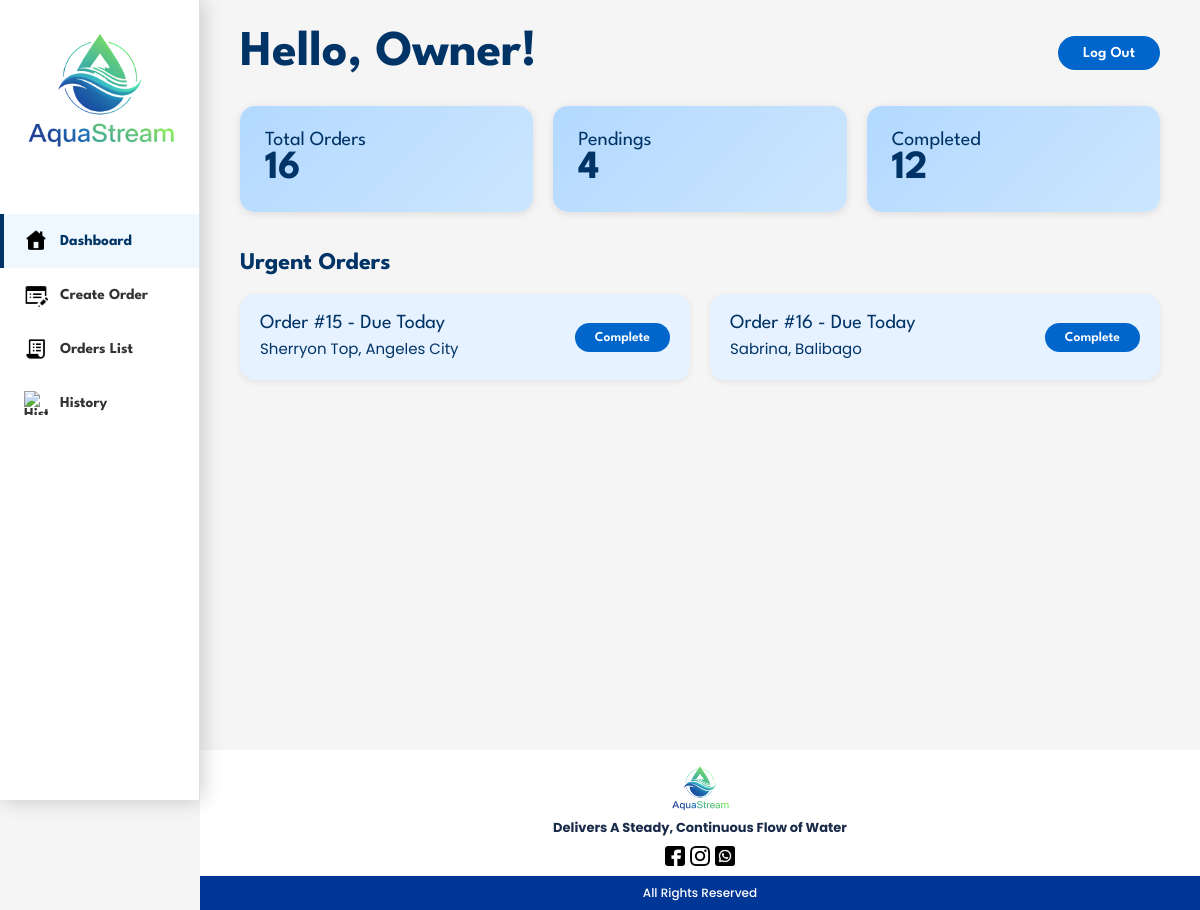
/AquaStream/Index.php, run on the app's committed database.
### tables this page shows
CREATE TABLE `orders` (
  `id` int(11) NOT NULL,
  `customer_name` varchar(255) DEFAULT NULL,
  `customer_address` text DEFAULT NULL,
  `quantity` int(11) DEFAULT NULL,
  `delivery_date` date DEFAULT NULL,
  `payment_method` varchar(50) DEFAULT NULL,
  `order_status` varchar(50) DEFAULT 'Pending',
  `created_at` timestamp NOT NULL DEFAULT current_timestamp() ON UPDATE current_timestamp(),
  `updated_at` timestamp NOT NULL DEFAULT current_timestamp() ON UPDATE current_timestamp()
);

### AquaStream/Index.php (the view, shortened to what this page needs)
<?php
$conn = new mysqli("localhost", "root", "", "AdminDB");
$totalOrders = $conn->query("SELECT COUNT(*) as count FROM orders")->fetch_assoc()['count'];
$pendingOrders = $conn->query("SELECT COUNT(*) as count FROM orders WHERE order_status='Pending'")->fetch_assoc()['count'];
$completedOrders = $conn->query("SELECT COUNT(*) as count FROM orders WHERE order_status='Completed'")->fetch_assoc()['count'];
$today = date('Y-m-d');
$urgentOrders = $conn->query("SELECT * FROM orders WHERE order_status='Pending' AND delivery_date = '$today' ORDER BY delivery_date ASC LIMIT 6");
?>
<!DOCTYPE html>
<html lang="en">
<head>
    <link rel="stylesheet" href="css/styles.css">
    <link rel="stylesheet" href="css/index.css">
</head>
<body>
    <?php include 'sidebar.php'; ?>
    <div class="main-content">
        <div class="header">
            <h1>Hello, Owner!</h1>
            <button class="logout-btn" onclick="location.href='logout.php'">Log Out</button>
        </div>
        <div class="stats-container">
            <div class="stat-card">
                <h3>Total Orders</h3>
                <div class="number"><?php echo $totalOrders; ?></div>
            </div>
            <div class="stat-card">
                <h3>Pendings</h3>
                <div class="number"><?php echo $pendingOrders; ?></div>
            </div>
            <div class="stat-card">
                <h3>Completed</h3>
                <div class="number"><?php echo $completedOrders; ?></div>
            </div>
        </div>
        <div class="urgent-section">
            <h2>Urgent Orders</h2>
            <div class="orders-grid">
                <?php if (mysqli_num_rows($urgentOrders) > 0): ?>
                    <?php while ($row = $urgentOrders->fetch_assoc()): ?>
                        <div class="order-card">
                            <div class="order-info">
                                <h4>Order #<?php echo htmlspecialchars($row['id']); ?> - Due Today</h4>
                                <p><?php echo htmlspecialchars($row['customer_name']); ?>, <?php echo htmlspecialchars($row['customer_address']); ?></p>
                            </div>
                            <button class="complete-btn" onclick="completeOrder(<?php echo $row['id']; ?>)">
                                Complete
                            </button>
                        </div>
                    <?php endwhile; ?>
                <?php else: ?>
                    <div class="no-orders">
                        <p>No urgent orders at the moment</p>
                    </div>
                <?php endif; ?>
            </div>
        </div>
    </div>
    <?php include 'footer.php'; ?>
</body>
</html>

### AquaStream/css/index.css (style rules this page uses)
* { margin: 0; padding: 0; box-sizing: border-box; }
body { font-family: 'League Spartan', sans-serif; background-color: #f5f5f5; }
.main-content { margin-left: 200px; padding: 30px 40px; min-height: 100vh; }
.header { display: flex; justify-content: space-between; align-items: center; margin-bottom: 30px; }
.header h1 { font-family: 'League Spartan', sans-serif; color: #003366; font-size: 50px; font-weight: 700; }
.logout-btn { font-family: 'League Spartan', sans-serif; background-color: #0066cc; color: white; padding: 10px 25px; border: none; border-radius: 45px; cursor: pointer; font-size: 0.95rem; font-weight: 600; transition: background-color 0.3s; }
.stats-container { display: grid; grid-template-columns: repeat(3, 1fr); gap: 20px; margin-bottom: 40px; }
.stat-card { background: linear-gradient(135deg, #b3d9ff 0%, #cce6ff 100%); padding: 25px; border-radius: 15px; box-shadow: 0 2px 8px rgba(0, 0, 0, 0.1); }
.stat-card h3 { font-family: 'League Spartan', sans-serif; color: #003366; font-size: 20px; font-weight: 400; margin-bottom: 1px; }
.stat-card .number { font-family: 'League Spartan', sans-serif; color: #003366; font-size: 2.5rem; font-weight: 700; }
.urgent-section h2 { font-family: 'League Spartan', sans-serif; color: #003366; font-size: 1.5rem; font-weight: 700; margin-bottom: 20px; }
.orders-grid { display: grid; grid-template-columns: repeat(2, 1fr); gap: 20px; margin-bottom: 10px; }
.order-card { background-color: #e6f2ff; padding: 20px; border-radius: 15px; box-shadow: 0 2px 6px rgba(0, 0, 0, 0.08); display: flex; justify-content: space-between; align-items: center; }
.order-info h4 { font-family: 'League Spartan', sans-serif; color: #003366; font-size: 20px; font-weight: 400; margin-bottom: 5px; }
.order-info p { font-family: 'Poppins', sans-serif; color: #003366; font-size: 15px; }
.complete-btn { font-family: 'League Spartan', sans-serif; background-color: #0066cc; color: white; padding: 8px 20px; border: none; border-radius: 20px; cursor: pointer; font-size: 0.85rem; font-weight: 600; transition: background-color 0.3s; }

### data on the page
orders: id "15", customer_name "Sherryon Top", customer_address "Angeles City"
orders: id "16", customer_name "Sabrina", customer_address "Balibago"

### other printed values
$totalOrders "16"
$pendingOrders "4"
$completedOrders "12"
